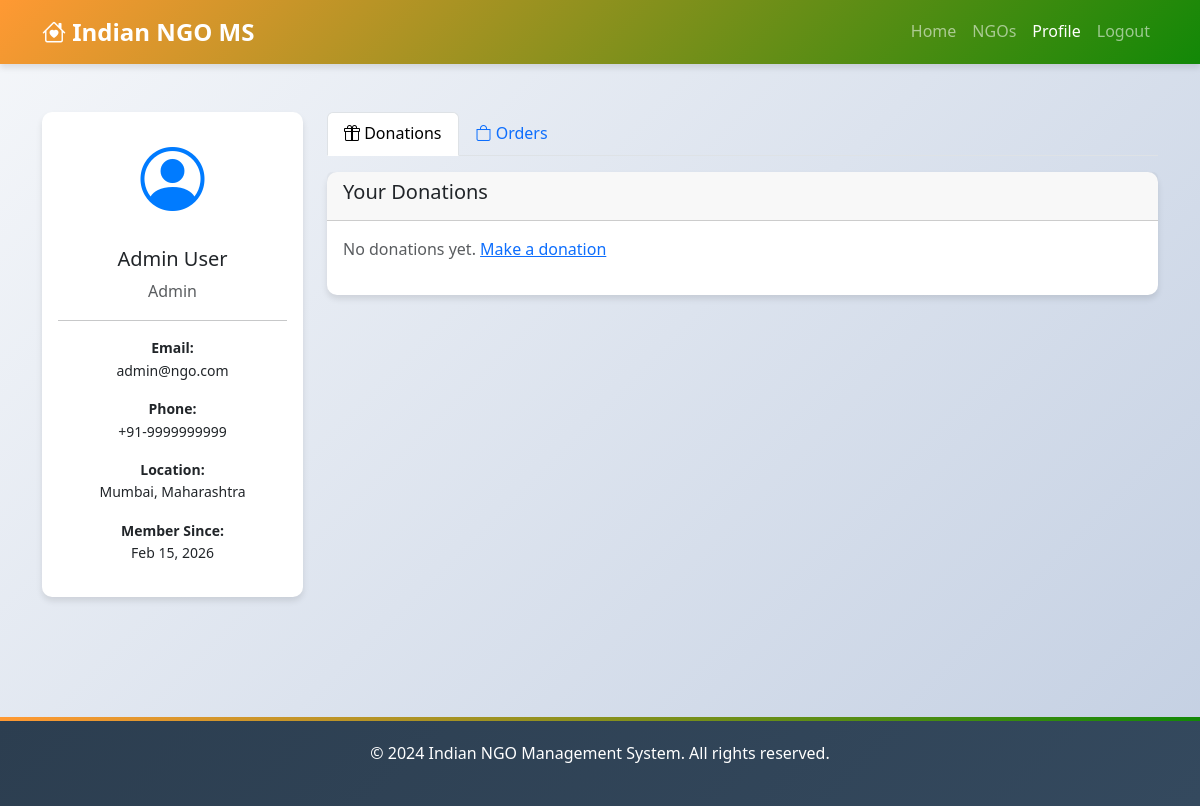
The app's page /profile.php (signed in) with its own data.
### tables this page shows
CREATE TABLE IF NOT EXISTS `users` (
    `id` INT PRIMARY KEY AUTO_INCREMENT,
    `name` VARCHAR(100) NOT NULL,
    `email` VARCHAR(100) UNIQUE NOT NULL,
    `password` VARCHAR(255) NOT NULL,
    `phone` VARCHAR(20),
    `city` VARCHAR(50),
    `state` VARCHAR(50),
    `user_type` ENUM('donor', 'volunteer', 'ngo', 'admin') DEFAULT 'donor',
    `created_at` TIMESTAMP DEFAULT CURRENT_TIMESTAMP,
    `updated_at` TIMESTAMP DEFAULT CURRENT_TIMESTAMP ON UPDATE CURRENT_TIMESTAMP,
    INDEX `idx_email` (`email`),
    INDEX `idx_user_type` (`user_type`)
);

### auth.php (called while the page is built, shortened)
<?php
require_once 'db_connection.php';
function isLoggedIn() {
    return isset($_SESSION['user_id']) && !empty($_SESSION['user_id']);
}
function getCurrentUser() {
    global $conn;
    $user_id = intval($_SESSION['user_id']);
    $stmt = $conn->prepare("SELECT id, name, email, phone, city, state, user_type, created_at FROM users WHERE id = ?");
    if ($stmt) {
        $stmt->bind_param("i", $user_id);
        $stmt->execute();
        $result = $stmt->get_result();
        $user = $result->fetch_assoc();
        return $user;
    }
    return null;
}
?>

### profile.php (the view, shortened to what this page needs)
<?php
require_once 'auth.php';
$user = getCurrentUser();
$donations = [];
?>
<!DOCTYPE html>
<html lang="en">
<head>
    <link href="https://cdn.jsdelivr.net/npm/bootstrap@5.3.0/dist/css/bootstrap.min.css" rel="stylesheet">
    <link rel="stylesheet" href="https://cdn.jsdelivr.net/npm/bootstrap-icons@1.10.0/font/bootstrap-icons.css">
    <link rel="stylesheet" href="css/style.css">
</head>
<body>
    <nav class="navbar navbar-expand-lg navbar-dark bg-dark">
        <div class="container">
            <a class="navbar-brand" href="index.php"><i class="bi bi-house-heart"></i> Indian NGO MS</a>
            <div class="collapse navbar-collapse" id="navbarNav">
                <ul class="navbar-nav ms-auto">
                    <li class="nav-item"><a class="nav-link" href="index.php">Home</a></li>
                    <li class="nav-item"><a class="nav-link" href="ngos.php">NGOs</a></li>
                    <li class="nav-item"><a class="nav-link active" href="profile.php">Profile</a></li>
                    <li class="nav-item"><a class="nav-link" href="logout.php">Logout</a></li>
                </ul>
            </div>
        </div>
    </nav>
    <section class="py-5">
        <div class="container">
            <div class="row">
                <div class="col-md-3">
                    <div class="card mb-4">
                        <div class="card-body text-center">
                            <i class="bi bi-person-circle" style="font-size: 4rem; color: #007bff;"></i>
                            <h5 class="card-title mt-3"><?php echo htmlspecialchars($user['name']); ?></h5>
                            <p class="card-text text-muted"><?php echo ucfirst($user['user_type']); ?></p>
                            <hr>
                            <p class="small">
                                <strong>Email:</strong><br>
                                <?php echo htmlspecialchars($user['email']); ?>
                            </p>
                            <p class="small">
                                <strong>Phone:</strong><br>
                                <?php echo htmlspecialchars($user['phone'] ?? 'N/A'); ?>
                            </p>
                            <p class="small">
                                <strong>Location:</strong><br>
                                <?php echo htmlspecialchars(($user['city'] ?? '') . ', ' . ($user['state'] ?? '')); ?>
                            </p>
                            <p class="small">
                                <strong>Member Since:</strong><br>
                                <?php echo date('M d, Y', strtotime($user['created_at'])); ?>
                            </p>
                        </div>
                    </div>
                </div>
                <div class="col-md-9">
                    <ul class="nav nav-tabs mb-3" role="tablist">
                        <li class="nav-item" role="presentation">
                            <button class="nav-link active" id="donations-tab" data-bs-toggle="tab" data-bs-target="#donations" type="button" role="tab">
                                <i class="bi bi-gift"></i> Donations
                            </button>
                        </li>
                        <li class="nav-item" role="presentation">
                            <button class="nav-link" id="orders-tab" data-bs-toggle="tab" data-bs-target="#orders" type="button" role="tab">
                                <i class="bi bi-bag"></i> Orders
                            </button>
                        </li>
                    </ul>
                    <div class="tab-content">
                        <div class="tab-pane fade show active" id="donations" role="tabpanel">
                            <div class="card">
                                <div class="card-header">
                                    <h5>Your Donations</h5>
                                </div>
                                <div class="card-body">
                                    <?php if (empty($donations)): ?>
                                        <p class="text-muted">No donations yet. <a href="donate.php">Make a donation</a></p>
                                    <?php endif; ?>
                                </div>
                            </div>
                        </div>
                    </div>
                </div>
            </div>
        </div>
    </section>
    <footer class="bg-dark text-white text-center py-4 mt-5">
        <div class="container">
            <p>&copy; 2024 Indian NGO Management System. All rights reserved.</p>
        </div>
    </footer>
</body>
</html>

### css/style.css (style rules this page uses)
:root { --primary-color: #FF9933; --secondary-color: #FFFFFF; --accent-color: #128807; --dark-color: #2C3E50; --light-bg: #F8F9FA; --shadow: 0 4px 6px rgba(0, 0, 0, 0.1); --border-radius: 10px; }
body { font-family: 'Segoe UI', Tahoma, Geneva, Verdana, sans-serif; line-height: 1.6; color: var(--dark-color); background: linear-gradient(135deg, #f5f7fa 0%, #c3cfe2 100%); min-height: 100vh; }
.navbar { background: linear-gradient(135deg, var(--primary-color), var(--accent-color)) !important; box-shadow: var(--shadow); backdrop-filter: blur(10px); }
.navbar-brand { font-weight: bold; font-size: 1.5rem; }
.nav-link { font-weight: 500; transition: all 0.3s ease; }
.card { border: none; border-radius: var(--border-radius); box-shadow: var(--shadow); transition: all 0.3s ease; }
footer { background: linear-gradient(135deg, var(--dark-color) 0%, #34495e 100%); color: white; position: relative; }
footer::before { content: ''; position: absolute; top: 0; left: 0; right: 0; height: 4px; background: linear-gradient(90deg, var(--primary-color), var(--accent-color)); }

### records on screen
users: name "Admin User", user_type "Admin", email "admin@ngo.com", phone "+91-9999999999", city+state "Mumbai, Maharashtra", created_at "Feb 15, 2026"
